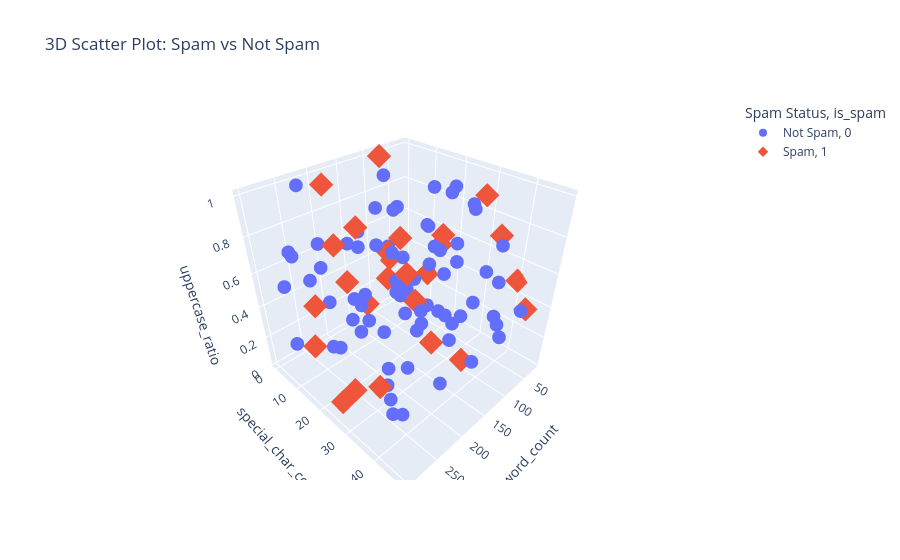

Notebook code for this chart:
### Markdown cell above
# Task 2: Spam Detection (Classification)
#### 1. Classification Report: Shows precision, recall, F1-score for both spam and not-spam.
#### 2. ROC Curve & AUC: Tells how well your model separates spam from not-spam across all thresholds.
#### 3. Interactive 3D Scatter: Lets you visualize how features differ between spam & not-spam in 3D.
#### 4. Feature Importance: Shows which text features matter most in deciding spam vs not-spam.

### Code cell
import pandas as pd
import numpy as np
from sklearn.model_selection import train_test_split
from sklearn.linear_model import LogisticRegression
from sklearn.metrics import (accuracy_score, confusion_matrix, ConfusionMatrixDisplay,
                             roc_curve, auc, classification_report)
import matplotlib.pyplot as plt
import plotly.express as px

# Example: Create a sample spam dataset if you don't have one
# Simulate with fake text features: word_count, special_char_count, uppercase_ratio
np.random.seed(42)
n_samples = 100
df_spam = pd.DataFrame({
    'word_count': np.random.randint(20, 300, size=n_samples),
    'special_char_count': np.random.randint(0, 50, size=n_samples),
    'uppercase_ratio': np.random.rand(n_samples),
    'is_spam': np.random.choice([0, 1], size=n_samples, p=[0.7, 0.3])
})

# Split data
X_spam = df_spam.drop('is_spam', axis=1)
y_spam = df_spam['is_spam']
X_train, X_test, y_train, y_test = train_test_split(X_spam, y_spam, test_size=0.3, random_state=42)

# Train model
model_spam = LogisticRegression()
model_spam.fit(X_train, y_train)
preds = model_spam.predict(X_test)
probs = model_spam.predict_proba(X_test)[:, 1]

# Accuracy & Confusion Matrix
acc = accuracy_score(y_test, preds)
print(f"Spam Detection Accuracy: {acc:.2f}")

cm = confusion_matrix(y_test, preds)
disp = ConfusionMatrixDisplay(confusion_matrix=cm)
disp.plot(cmap='Purples')
plt.title('Confusion Matrix: Spam Detection')
plt.show()

# Classification Report
print("\nClassification Report:\n")
print(classification_report(y_test, preds, target_names=['Not Spam', 'Spam']))

# ROC Curve & AUC
fpr, tpr, thresholds = roc_curve(y_test, probs)
roc_auc = auc(fpr, tpr)

plt.figure(figsize=(8,6))
plt.plot(fpr, tpr, label=f'ROC Curve (AUC = {roc_auc:.2f})', color='purple')
plt.plot([0,1], [0,1], 'k--')
plt.xlabel('False Positive Rate')
plt.ylabel('True Positive Rate')
plt.title('ROC Curve: Spam Detection')
plt.legend()
plt.show()

# 3D Scatter Plot: Visualize word_count, special_char_count, uppercase_ratio
fig = px.scatter_3d(
    df_spam, x='word_count', y='special_char_count', z='uppercase_ratio',
    color=df_spam['is_spam'].map({0: 'Not Spam', 1: 'Spam'}),
    symbol=df_spam['is_spam'],
    title='3D Scatter Plot: Spam vs Not Spam',
    labels={'color': 'Spam Status'}
)
fig.show()

# Feature Importance (Logistic Regression Coefficients)
coef_df = pd.DataFrame({
    'Feature': X_spam.columns,
    'Coefficient': model_spam.coef_[0]
}).sort_values(by='Coefficient', key=abs, ascending=False)

plt.figure(figsize=(8,5))
plt.barh(coef_df['Feature'], coef_df['Coefficient'], color='mediumpurple')
plt.title('Feature Importance: Spam Detection')
plt.xlabel('Coefficient Value')
plt.gca().invert_yaxis()
plt.show()

### Figure 1 — Plotly figure (JSON) as saved in the notebook; plotly's stock layout.template omitted (floating-point values rounded to 4 significant figures)
{"data": [{"hovertemplate": "Spam Status=Not Spam<br>is_spam=0<br>word_count=%{x}<br>special_char_count=%{y}<br>uppercase_ratio=%{z}<extra></extra>", "legendgroup": "Not Spam, 0", "marker": {"color": "#636efa", "symbol": "circle"}, "mode": "markers", "name": "Not Spam, 0", "scene": "scene", "showlegend": true, "type": "scatter3d", "x": [122, 290, 91, 40, 122, 141, 234, 107, 119, 171, 150, 169, 277, 211, 296, 41, 272, 255, 68, 78, 189, 194, 70, 74, 263, 150, 40, 293, 33, 261, 284, 72, 111, 225, 100, 69, 73, 125, 279, 210, 237, 63, 221, 289, 290, 234, 209, 232, 227, 256, 299, 236, 271, 207, 60, 176, 34, 84, 148, 155, 100, 182, 280, 250, 154, 220, 52, 67, 81, 235, 54, 120, 150, 276], "y": [25, 13, 26, 14, 14, 25, 41, 12, 31, 38, 48, 31, 3, 29, 36, 38, 44, 14, 42, 28, 35, 21, 27, 1, 41, 44, 27, 43, 19, 29, 10, 27, 24, 0, 26, 12, 2, 38, 5, 7, 26, 8, 32, 41, 43, 23, 31, 31, 23, 40, 48, 11, 38, 1, 2, 48, 36, 48, 48, 1, 22, 36, 31, 32, 1, 43, 31, 5, 31, 3, 23, 33, 5, 21], "z": [0.8164, 0.7983, 0.5082, 0.8584, 0.326, 0.2202, 0.7111, 0.8095, 0.3487, 0.09618, 0.9405, 0.3976, 0.5178, 0.8377, 0.6757, 0.2091, 0.5414, 0.6958, 0.2286, 0.175, 0.9822, 0.9654, 0.5583, 0.8826, 0.1887, 0.2789, 0.8467, 0.4045, 0.8509, 0.9356, 0.7853, 0.669, 0.5807, 0.9737, 0.2839, 0.3054, 0.4484, 0.9945, 0.1759, 0.01808, 0.4939, 0.1788, 0.7442, 0.7209, 0.3081, 0.5425, 0.6363, 0.2505, 0.5899, 0.9789, 0.9061, 0.4344, 0.3501, 0.6451, 0.6689, 0.8642, 0.2302, 0.4992, 0.7686, 0.0436, 0.2796, 0.8835, 0.7477, 0.9531, 0.5723, 0.9803, 0.3057, 0.1909, 0.2685, 0.4853, 0.93, 0.2089, 0.6711, 0.3586]}, {"hovertemplate": "Spam Status=Spam<br>is_spam=1<br>word_count=%{x}<br>special_char_count=%{y}<br>uppercase_ratio=%{z}<extra></extra>", "legendgroup": "Spam, 1", "marker": {"color": "#EF553B", "symbol": "diamond"}, "mode": "markers", "name": "Spam, 1", "scene": "scene", "showlegend": true, "type": "scatter3d", "x": [126, 208, 180, 207, 290, 209, 154, 186, 108, 283, 54, 21, 181, 271, 72, 28, 82, 158, 60, 47, 287, 118, 191, 233, 246, 24], "y": [38, 8, 22, 12, 31, 6, 5, 27, 43, 38, 32, 40, 36, 14, 48, 16, 1, 27, 0, 18, 25, 10, 16, 37, 4, 10], "z": [0.1507, 0.6958, 0.7352, 0.5166, 0.2608, 0.9963, 0.7004, 0.8563, 0.8878, 0.3723, 0.9401, 0.4856, 0.3665, 0.5088, 0.4867, 0.572, 0.9946, 0.4699, 0.3308, 0.5528, 0.07535, 0.3727, 0.3947, 0.8442, 0.07042, 0.2542]}], "layout": {"legend": {"title": {"text": "Spam Status, is_spam"}, "tracegroupgap": 0}, "scene": {"domain": {"x": [0, 1], "y": [0, 1]}, "xaxis": {"title": {"text": "word_count"}}, "yaxis": {"title": {"text": "special_char_count"}}, "zaxis": {"title": {"text": "uppercase_ratio"}}}, "title": {"text": "3D Scatter Plot: Spam vs Not Spam"}}}
